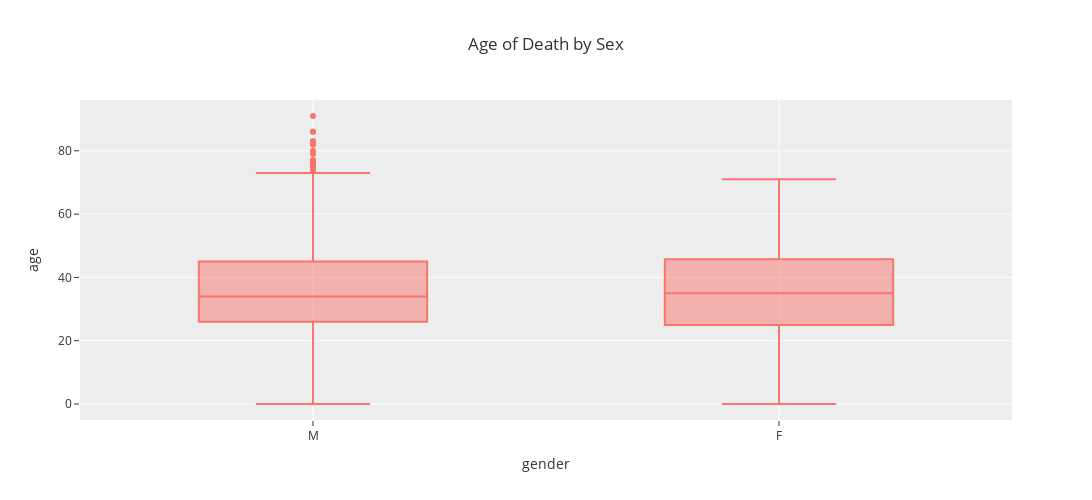

The notebook cell saved with this chart:
### Markdown cell above
# Create a Box Plot Showing the Age by Sex

### Code cell
fig = px.box(df_fatalities, x="gender", y="age", title='Age of Death by Sex',
            width=1300, height=500,
            template="ggplot2")
fig.show()

### Figure 1 — Plotly figure (JSON) as saved in the notebook; plotly's stock layout.template omitted (floating-point values rounded to 4 significant figures; data arrays with more than 128 entries replaced by an {"elided": "..."} marker saying what was removed)
{"data": [{"alignmentgroup": "True", "hovertemplate": "gender=%{x}<br>age=%{y}<extra></extra>", "legendgroup": "", "marker": {"color": "#F8766D"}, "name": "", "notched": false, "offsetgroup": "", "orientation": "v", "showlegend": false, "type": "box", "x": {"elided": "2535 str values"}, "x0": " ", "xaxis": "x", "y": {"elided": "2535 int values"}, "y0": " ", "yaxis": "y"}], "layout": {"boxmode": "group", "height": 500, "legend": {"tracegroupgap": 0}, "title": {"text": "Age of Death by Sex"}, "width": 1300, "xaxis": {"anchor": "y", "domain": [0, 1], "title": {"text": "gender"}}, "yaxis": {"anchor": "x", "domain": [0, 1], "title": {"text": "age"}}}}
